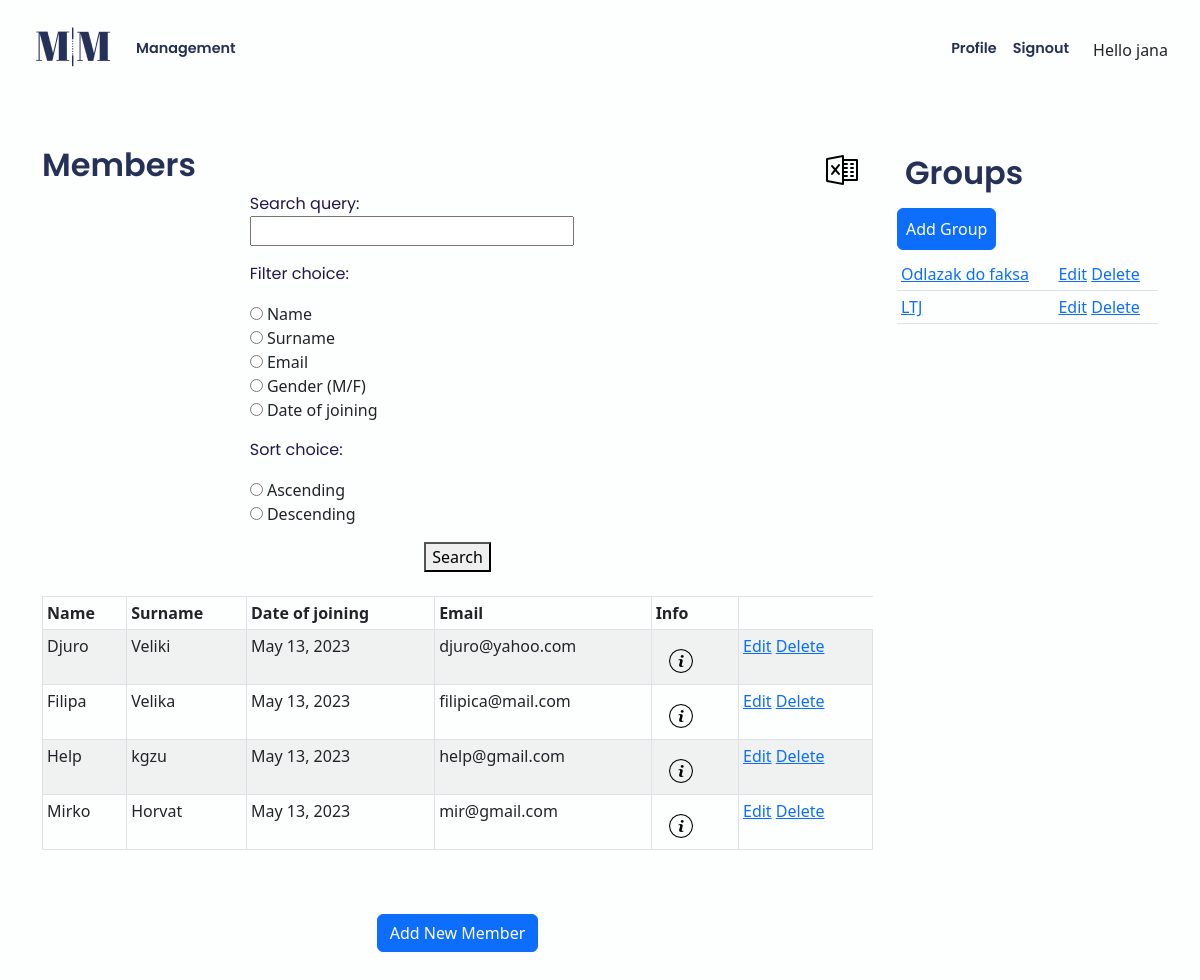
Before: /app/management/ (signed in) with the older database file.
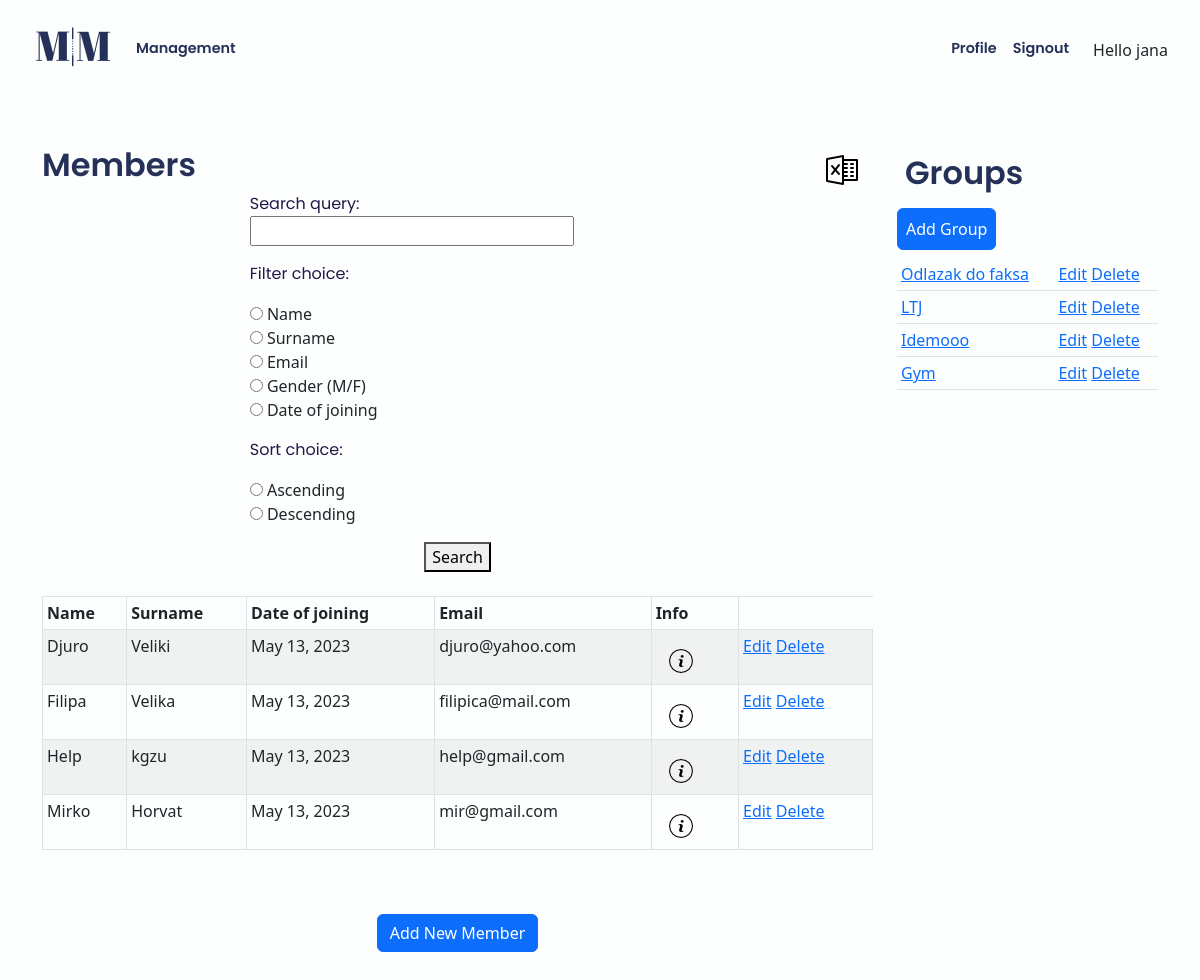
After: the same page with the newer database file.
### app/models.py (models this page shows, shortened)
class Member(models.Model):
    owner = models.ForeignKey(User, on_delete=models.CASCADE)  # get_user_model()
    name = models.CharField(blank=False, max_length=40)
    surname = models.CharField(blank=False, max_length=50)
    date_of_birth = models.DateField(default=datetime.date.today)  # ovo
    gender = models.CharField(
        max_length=1,
        choices=Gender.choices,
        default=Gender.male,
    )
    email = models.EmailField(max_length=100, unique=True)
    date_joined = models.DateField(default=datetime.date.today)
    @classmethod
    def get_all_members(self):
        return Member.objects.all()

class Group(models.Model):
    owner = models.ForeignKey(User, on_delete=models.CASCADE)
    name = models.CharField(max_length=50)
    price = models.DecimalField(max_digits=8, decimal_places=2)
    description = models.TextField(max_length=300, default=None)
    paid = models.BooleanField(default=False)
    @classmethod
    def get_all_groups(self):
        return Group.objects.all()

### app/views.py (the view, shortened to what this page needs)
# urls.py: path("management/", views.management, name="management"),
@login_required()
def management(request):
    user = request.user
    members = Member.get_all_members()
    groups = Group.get_all_groups
    members_in_group = MembersInGroup.get_all_members_in_group()
    form = SearchForm(request.GET)
    if form.is_valid():
        search_query = form.cleaned_data.get("search_query")
        filter_choice = form.cleaned_data.get("filter_choice")
        sort_choice = form.cleaned_data.get("sort_choice")
        if sort_choice:
            if sort_choice == "asc":
                members = members.order_by(filter_choice)
            elif sort_choice == "desc":
                members = members.order_by("-" + filter_choice)
    context = {
        "user": user,
        "members": members,
        "groups": groups,
        "members_in_group": members_in_group,
        "form": form,
    }
    return render(request, "app/management.html", context)

### app/forms.py
class SearchForm(forms.Form):
    search_query = forms.CharField(required=False)
    filter_choice = forms.ChoiceField(
        choices=[
            ("name", "Name"),
            ("surname", "Surname"),
            ("email", "Email"),
            ("gender", "Gender (M/F)"),
            ("date_joined", "Date of joining"),
        ],
        widget=forms.RadioSelect,
        required=False,
    )
    sort_choice = forms.ChoiceField(
        choices=[
            ("asc", "Ascending"),
            ("desc", "Descending"),
        ],
        widget=forms.RadioSelect,
        required=False,
    )

### app/models.py (called while the page is built)
    @classmethod
    def get_all_members_in_group(self):
        return MembersInGroup.objects.all()

### app/templates/app/management.html (shortened to what this page needs)
{% extends 'app/base.html' %}
{% block content %}
{% load static %}
    <div class="row">
        <div class="col-12 col-md-9 mb-5">
            <div class="row">
                <h2 class="col-md-11">Members</h2>
                <span class="col-1"><a class="excel-icon" href="{% url 'home_path' %}"><img class="excel mt-2" src="{% static 'app/images/excel.png' %}" alt="Excel"></a></span>
            </div>
            <form method="get" action="{% url 'app:management' %}">
              <div class="form-row w-50 mx-auto">
                <div class="form-group col-12">
                  {{ form.as_p }}
                </div>
              </div>
              <div class="text-center">
                <button type="submit" class="mx-auto btn-secondary">Search</button>
              </div>
            </form>
            <table class="table table-striped table-bordered table-sm mt-4">
              <thead class="thead-dark">
              <tr>
                  <th>Name</th>
                  <th>Surname</th>
                  <th>Date of joining</th>
                  <th>Email</th>
                  <th>Info</th>
              </tr>
              </thead>
              <tbody>
          {% for member in members %}
              <tr>
                  <td>{{ member.name }}</td>
                  <td>{{ member.surname }}</td>
                  <td>{{ member.date_joined }}</td>
                  <td>{{ member.email }}</td>
                  <td>
                    <button type="button" class="btn" href="{% url 'app:view_member' member.id %}" data-bs-toggle="modal" data-bs-target="#myModal{{member.id}}">
                        <img class="info-icon mt-2" src="{% static 'app/images/info.png' %}" alt="Info"></a>
                    </button>
                  </td>
                  <td>
                      <a href="{% url 'app:edit_member' member.id %}"><span class="glyphicon glyphicon-pencil" >Edit</span></a>
                      <a href="{% url 'app:delete_member' member.id %}">Delete</a>
                  </td>
              </tr>
          {% endfor %}
              </tbody>
          </table>
          <br>
          <br>
          <center><a href="{% url 'app:add_member' %}" class="btn btn-primary">Add New Member</a></center>
        </div>
        <div class="col-12 col-md-3">
            <div class=mb-2>
                <h2 class="d-inline-flex p-2 me-5">Groups</h2>
                <a href="{% url 'app:add_group' %}" class="btn btn-primary d-inline-flex p-2">Add Group</a>
            </div>
            <table class="table table-sm">
              <tbody>
                {% for group in groups %}
                    <tr>
                        <td><a href="{% url 'app:group_details' group.id %}">{{ group.name }}</a></td>
                        <td>
                            <a href="{% url 'app:edit_group' group.id %}"><span class="glyphicon glyphicon-pencil" >Edit</span></a>
                            <a href="{% url 'app:delete_group' group.id %}">Delete</a>
                        </td>
                    </tr>
                {% endfor %}
              </tbody>
          </table>
        </div>
    </div>
{% endblock content %}

Changed rows visible on the page:
added Group: name "Idemooo"
added Group: name "Gym"
